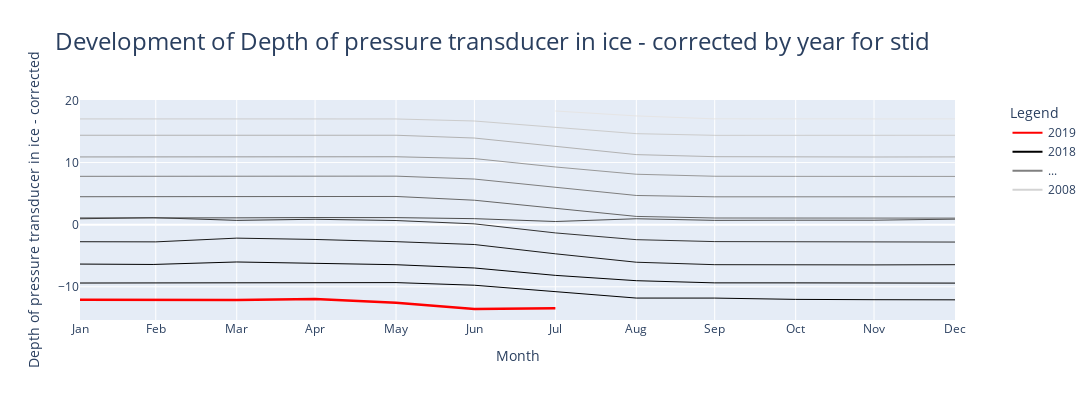

The cell this chart's notebook holds for it:
### Code cell
def comparison_visualization(station_in = 'SCO_L',measurement='Depth of pressure transducer in ice - corrected', window='year', date='2019-07-1', fig_title=f'../figures/Climatology/test_fig.png'):
    df = _load_data('GC_net')
    df['Albedo'] == df['Albedo'].bfill()
    station, datetime, dayofcentury, dayofyear = _align_GC_PR()
    day, df,columns, day_century, unique_files = _subset_df(date=date, df=df, station=station, datetime=datetime, measurement=measurement, dayofcentury=dayofcentury, dayofyear=dayofcentury, aws='All')
    df = df.loc[df['stid'] == station_in ]
    df = df[[measurement,'Datetime']].set_index('Datetime')

    display(df)

    if window == 'week':
        df_grouped = df.groupby(pd.Grouper( freq='W'))          
        df_mean = df_grouped.mean()
        df = df_mean.dropna()

    elif window == 'sliding_avg_7':
        df['Datetime'] = df.index
        df['date_diff'] = (df['Datetime'].max() - df['Datetime']).dt.days
        df['week_group'] = (df['date_diff'] / 7).apply(lambda x: int(x) if x.is_integer() else int(x) + 1)
        df_grouped = df.groupby('week_group')[measurement]
        weekly_mean = df_grouped.mean()
        weekly_mean = weekly_mean.reset_index()
        weekly_mean['last_date'] = weekly_mean['week_group'].apply(lambda x: df['Datetime'].max() - pd.to_timedelta(x * 7, unit='D'))
        weekly_mean.set_index('last_date', inplace=True)
        weekly_mean.drop(columns=['week_group'], inplace=True)
        df = weekly_mean.dropna()
        
    elif window == 'month':
        df_grouped = df.groupby(pd.Grouper(freq='M'))
        df_mean = df_grouped.mean()
        df = df_mean.dropna()
        

    elif window == 'sliding_avg_30':
        df['Datetime'] = df.index
        df['date_diff'] = (df['Datetime'].max() - df['Datetime']).dt.days
        df['week_group'] = (df['date_diff'] / 30).apply(lambda x: int(x) if x.is_integer() else int(x) + 1)
        df_grouped = df.groupby('week_group')[measurement]
        monthly_mean = df_grouped.mean()
        monthly_mean = monthly_mean.reset_index()
        monthly_mean['last_date'] = monthly_mean['week_group'].apply(lambda x: df['Datetime'].max() - pd.to_timedelta(x * 30, unit='D'))
        monthly_mean.set_index('last_date', inplace=True)
        monthly_mean.drop(columns=['week_group'], inplace=True)
        df = monthly_mean.dropna()

    elif window == 'year':
        df = df.loc[df.index <= date]
        df_grouped = df.groupby(pd.Grouper(freq='M'))           
        df_mean = df_grouped.mean()
        df = df_mean.dropna()
    else:
        raise ValueError(f"The input for the variable 'window' was not recognizable.")

    selected_year = date[:4] 
    # Extract unique years from the index
    years = list(df.index.year.unique().sort_values(ascending=False))
    print(years)
    print(selected_year)
    years.remove(int(selected_year))
    
    data = []

    # Calculate the grayscale step based on the number of years
    grayscale_step = 1.0 / (len(years) - 1)

    # Loop through the unique years and plot the development of the value over the year
    for i, year in enumerate(years):
        df_year = df[df.index.year == year]

        # Reset the year part of the datetime index to a constant year (e.g., 2000)
        df_year.index = df_year.index.map(lambda x: x.replace(year=2000))

        color = f'rgba({int(max(0, grayscale_step * (i - 1) * 255))}, {int(max(0, grayscale_step * (i - 1) * 255))}, {int(max(0, grayscale_step * (i - 1) * 255))}, 1)'
        linewidth = 1
        
        data.append(go.Scatter(x=df_year.index, y=df_year[measurement], name=f'{year}', line=dict(color=color, width=linewidth), mode='lines', legendgroup='custom', showlegend=False))

    df_year = df[df.index.year == int(selected_year)]

    # Reset the year part of the datetime index to a constant year (e.g., 2000)
    df_year.index = df_year.index.map(lambda x: x.replace(year=2000))
    color = 'red'
    linewidth = 2.5
    data.append(go.Scatter(x=df_year.index, y=df_year[measurement], name=f'{selected_year}', line=dict(color=color, width=linewidth), mode='lines', legendgroup='custom', showlegend=False))

    # Create a plot
    fig = go.Figure(data=data)

    # Set title, labels
    fig.update_layout(
        title= {
            'text':f'Development of {measurement} by year for {station}',
            'font':{'size':24}
        },
        xaxis_title='Month',
        yaxis_title=measurement,
        xaxis=dict(
            tickmode='array',
            tickvals=pd.date_range('2000-01-01', '2000-12-31', freq='M'),
            ticktext=['Jan', 'Feb', 'Mar', 'Apr', 'May', 'Jun', 'Jul', 'Aug', 'Sep', 'Oct', 'Nov', 'Dec']
        ),
        width=1400,
        height=400,
        legend=dict(title='Legend', orientation='v', yanchor='top', xanchor='left', y=1, x=1.06)
        )
    

    # Custom legend
    latest_date = df.index.max().strftime('%d-%m')
    fig.add_trace(go.Scatter(x=[None], y=[None], mode='lines', name=f'{selected_year}', line=dict(color='red'), legendgroup='custom'))
    if selected_year == df.index.year.max():
        fig.add_trace(go.Scatter(x=[None], y=[None], mode='lines', name=f'{years[1]}', line=dict(color='black'), legendgroup='custom'))
    else:
        fig.add_trace(go.Scatter(x=[None], y=[None], mode='lines', name=f'{years[0]}', line=dict(color='black'), legendgroup='custom')) 
    fig.add_trace(go.Scatter(x=[None], y=[None], mode='lines', name='...', line=dict(color='grey'), legendgroup='custom'))
    fig.add_trace(go.Scatter(x=[None], y=[None], mode='lines', name=f'{years[-1]}', line=dict(color='lightgrey'), legendgroup='custom'))
    
    # Add a vertical line indicating the latest date in the chart
    if window != 'year':
        fig.add_trace(go.Scatter(x=[None], y=[None], mode='lines', name=f'{latest_date}', line=dict(color='black', dash='dash'), legendgroup='custom'))
        fig.add_shape(type='line', x0=date, x1=date, y0=0, y1=1, yref='paper',
                    line=dict(color='black', dash='dash'))
    fig.write_image(fig_title)
    # Display the plot
    fig.show()

comparison_visualization()

### Figure 1 — Plotly figure (JSON) as saved in the notebook; plotly's stock layout.template omitted (floating-point values rounded to 4 significant figures)
{"data": [{"legendgroup": "custom", "line": {"color": "rgba(0, 0, 0, 1)", "width": 1}, "mode": "lines", "name": "2018", "showlegend": false, "type": "scatter", "x": ["2000-01-31T00:00:00", "2000-02-28T00:00:00", "2000-03-31T00:00:00", "2000-04-30T00:00:00", "2000-05-31T00:00:00", "2000-06-30T00:00:00", "2000-07-31T00:00:00", "2000-08-31T00:00:00", "2000-09-30T00:00:00", "2000-10-31T00:00:00", "2000-11-30T00:00:00", "2000-12-31T00:00:00"], "y": [-9.392, -9.384, -9.38, -9.36, -9.325, -9.746, -10.76, -11.81, -11.82, -12.03, -12.08, -12.1]}, {"legendgroup": "custom", "line": {"color": "rgba(0, 0, 0, 1)", "width": 1}, "mode": "lines", "name": "2017", "showlegend": false, "type": "scatter", "x": ["2000-01-31T00:00:00", "2000-02-28T00:00:00", "2000-03-31T00:00:00", "2000-04-30T00:00:00", "2000-05-31T00:00:00", "2000-06-30T00:00:00", "2000-07-31T00:00:00", "2000-08-31T00:00:00", "2000-09-30T00:00:00", "2000-10-31T00:00:00", "2000-11-30T00:00:00", "2000-12-31T00:00:00"], "y": [-6.342, -6.404, -6.004, -6.246, -6.445, -6.972, -8.159, -9.017, -9.368, -9.371, -9.398, -9.406]}, {"legendgroup": "custom", "line": {"color": "rgba(25, 25, 25, 1)", "width": 1}, "mode": "lines", "name": "2016", "showlegend": false, "type": "scatter", "x": ["2000-01-31T00:00:00", "2000-02-29T00:00:00", "2000-03-31T00:00:00", "2000-04-30T00:00:00", "2000-05-31T00:00:00", "2000-06-30T00:00:00", "2000-07-31T00:00:00", "2000-08-31T00:00:00", "2000-09-30T00:00:00", "2000-10-31T00:00:00", "2000-11-30T00:00:00", "2000-12-31T00:00:00"], "y": [-2.746, -2.769, -2.168, -2.381, -2.735, -3.194, -4.69, -6.045, -6.44, -6.485, -6.475, -6.441]}, {"legendgroup": "custom", "line": {"color": "rgba(51, 51, 51, 1)", "width": 1}, "mode": "lines", "name": "2015", "showlegend": false, "type": "scatter", "x": ["2000-01-31T00:00:00", "2000-02-28T00:00:00", "2000-03-31T00:00:00", "2000-04-30T00:00:00", "2000-05-31T00:00:00", "2000-06-30T00:00:00", "2000-07-31T00:00:00", "2000-08-31T00:00:00", "2000-09-30T00:00:00", "2000-10-31T00:00:00", "2000-11-30T00:00:00", "2000-12-31T00:00:00"], "y": [0.9534, 1.13, 0.6962, 0.8697, 0.6649, 0.1309, -1.326, -2.413, -2.724, -2.757, -2.763, -2.797]}, {"legendgroup": "custom", "line": {"color": "rgba(76, 76, 76, 1)", "width": 1}, "mode": "lines", "name": "2014", "showlegend": false, "type": "scatter", "x": ["2000-01-31T00:00:00", "2000-02-28T00:00:00", "2000-03-31T00:00:00", "2000-04-30T00:00:00", "2000-05-31T00:00:00", "2000-06-30T00:00:00", "2000-07-31T00:00:00", "2000-08-31T00:00:00", "2000-09-30T00:00:00", "2000-10-31T00:00:00", "2000-11-30T00:00:00", "2000-12-31T00:00:00"], "y": [1.082, 1.037, 1.099, 1.146, 1.133, 0.9673, 0.509, 0.9535, 0.6955, 0.7201, 0.7203, 0.8886]}, {"legendgroup": "custom", "line": {"color": "rgba(102, 102, 102, 1)", "width": 1}, "mode": "lines", "name": "2013", "showlegend": false, "type": "scatter", "x": ["2000-01-31T00:00:00", "2000-02-28T00:00:00", "2000-03-31T00:00:00", "2000-04-30T00:00:00", "2000-05-31T00:00:00", "2000-06-30T00:00:00", "2000-07-31T00:00:00", "2000-08-31T00:00:00", "2000-09-30T00:00:00", "2000-10-31T00:00:00", "2000-11-30T00:00:00", "2000-12-31T00:00:00"], "y": [4.499, 4.501, 4.508, 4.504, 4.542, 3.936, 2.584, 1.33, 1.073, 1.052, 0.9857, 1.057]}, {"legendgroup": "custom", "line": {"color": "rgba(127, 127, 127, 1)", "width": 1}, "mode": "lines", "name": "2012", "showlegend": false, "type": "scatter", "x": ["2000-01-31T00:00:00", "2000-02-29T00:00:00", "2000-03-31T00:00:00", "2000-04-30T00:00:00", "2000-05-31T00:00:00", "2000-06-30T00:00:00", "2000-07-31T00:00:00", "2000-08-31T00:00:00", "2000-09-30T00:00:00", "2000-10-31T00:00:00", "2000-11-30T00:00:00", "2000-12-31T00:00:00"], "y": [7.784, 7.784, 7.793, 7.802, 7.812, 7.344, 5.996, 4.702, 4.483, 4.472, 4.469, 4.487]}, {"legendgroup": "custom", "line": {"color": "rgba(153, 153, 153, 1)", "width": 1}, "mode": "lines", "name": "2011", "showlegend": false, "type": "scatter", "x": ["2000-01-31T00:00:00", "2000-02-28T00:00:00", "2000-03-31T00:00:00", "2000-04-30T00:00:00", "2000-05-31T00:00:00", "2000-06-30T00:00:00", "2000-07-31T00:00:00", "2000-08-31T00:00:00", "2000-09-30T00:00:00", "2000-10-31T00:00:00", "2000-11-30T00:00:00", "2000-12-31T00:00:00"], "y": [10.9, 10.9, 10.91, 10.92, 10.93, 10.64, 9.289, 8.119, 7.793, 7.776, 7.775, 7.767]}, {"legendgroup": "custom", "line": {"color": "rgba(178, 178, 178, 1)", "width": 1}, "mode": "lines", "name": "2010", "showlegend": false, "type": "scatter", "x": ["2000-01-31T00:00:00", "2000-02-28T00:00:00", "2000-03-31T00:00:00", "2000-04-30T00:00:00", "2000-05-31T00:00:00", "2000-06-30T00:00:00", "2000-07-31T00:00:00", "2000-08-31T00:00:00", "2000-09-30T00:00:00", "2000-10-31T00:00:00", "2000-11-30T00:00:00", "2000-12-31T00:00:00"], "y": [14.4, 14.4, 14.4, 14.41, 14.4, 13.95, 12.65, 11.28, 10.94, 10.89, 10.89, 10.91]}, {"legendgroup": "custom", "line": {"color": "rgba(204, 204, 204, 1)", "width": 1}, "mode": "lines", "name": "2009", "showlegend": false, "type": "scatter", "x": ["2000-01-31T00:00:00", "2000-02-28T00:00:00", "2000-03-31T00:00:00", "2000-04-30T00:00:00", "2000-05-31T00:00:00", "2000-06-30T00:00:00", "2000-07-31T00:00:00", "2000-08-31T00:00:00", "2000-09-30T00:00:00", "2000-10-31T00:00:00", "2000-11-30T00:00:00", "2000-12-31T00:00:00"], "y": [17.02, 17.03, 17.03, 17.03, 17.02, 16.69, 15.7, 14.65, 14.38, 14.38, 14.39, 14.39]}, {"legendgroup": "custom", "line": {"color": "rgba(229, 229, 229, 1)", "width": 1}, "mode": "lines", "name": "2008", "showlegend": false, "type": "scatter", "x": ["2000-07-31T00:00:00", "2000-08-31T00:00:00", "2000-09-30T00:00:00", "2000-10-31T00:00:00", "2000-11-30T00:00:00", "2000-12-31T00:00:00"], "y": [18.3, 17.51, 17.03, 17.01, 17.02, 17.02]}, {"legendgroup": "custom", "line": {"color": "red", "width": 2.5}, "mode": "lines", "name": "2019", "showlegend": false, "type": "scatter", "x": ["2000-01-31T00:00:00", "2000-02-28T00:00:00", "2000-03-31T00:00:00", "2000-04-30T00:00:00", "2000-05-31T00:00:00", "2000-06-30T00:00:00", "2000-07-31T00:00:00"], "y": [-12.09, -12.1, -12.12, -11.95, -12.55, -13.57, -13.47]}, {"legendgroup": "custom", "line": {"color": "red"}, "mode": "lines", "name": "2019", "type": "scatter", "x": [null], "y": [null]}, {"legendgroup": "custom", "line": {"color": "black"}, "mode": "lines", "name": "2018", "type": "scatter", "x": [null], "y": [null]}, {"legendgroup": "custom", "line": {"color": "grey"}, "mode": "lines", "name": "...", "type": "scatter", "x": [null], "y": [null]}, {"legendgroup": "custom", "line": {"color": "lightgrey"}, "mode": "lines", "name": "2008", "type": "scatter", "x": [null], "y": [null]}], "layout": {"height": 400, "legend": {"orientation": "v", "title": {"text": "Legend"}, "x": 1.06, "xanchor": "left", "y": 1, "yanchor": "top"}, "title": {"font": {"size": 24}, "text": "Development of Depth of pressure transducer in ice - corrected by year for stid"}, "width": 1400, "xaxis": {"tickmode": "array", "ticktext": ["Jan", "Feb", "Mar", "Apr", "May", "Jun", "Jul", "Aug", "Sep", "Oct", "Nov", "Dec"], "tickvals": ["2000-01-31T00:00:00", "2000-02-29T00:00:00", "2000-03-31T00:00:00", "2000-04-30T00:00:00", "2000-05-31T00:00:00", "2000-06-30T00:00:00", "2000-07-31T00:00:00", "2000-08-31T00:00:00", "2000-09-30T00:00:00", "2000-10-31T00:00:00", "2000-11-30T00:00:00", "2000-12-31T00:00:00"], "title": {"text": "Month"}}, "yaxis": {"title": {"text": "Depth of pressure transducer in ice - corrected"}}}}
